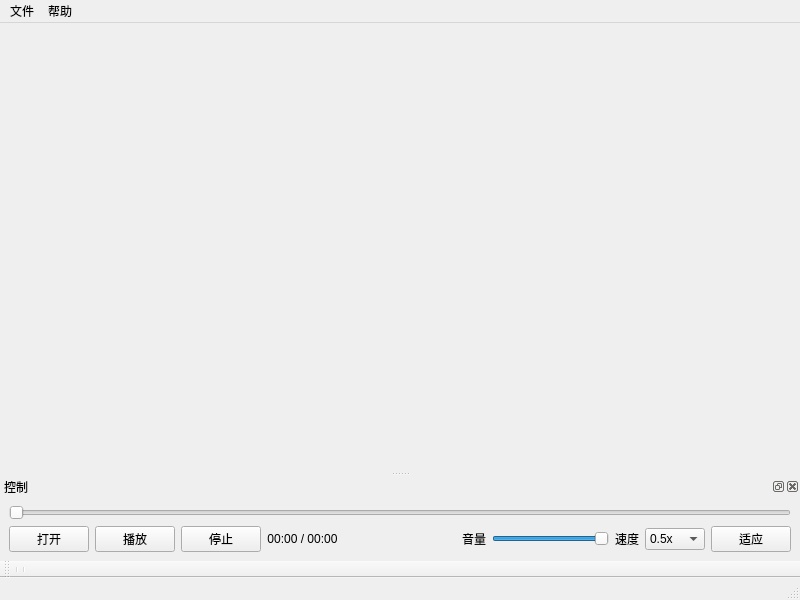
<?xml version="1.0" encoding="UTF-8"?>
<ui version="4.0">
 <class>MainWindow</class>
 <widget class="QMainWindow" name="MainWindow">
  <property name="geometry">
   <rect>
    <x>0</x>
    <y>0</y>
    <width>800</width>
    <height>600</height>
   </rect>
  </property>
  <property name="windowTitle">
   <string>YXVodPlayer</string>
  </property>
  <widget class="QWidget" name="centralwidget"/>
  <widget class="QMenuBar" name="menubar">
   <property name="geometry">
    <rect>
     <x>0</x>
     <y>0</y>
     <width>800</width>
     <height>24</height>
    </rect>
   </property>
   <widget class="QMenu" name="menuFile">
    <property name="title">
     <string>文件</string>
    </property>
    <addaction name="actionOpen"/>
    <addaction name="separator"/>
    <addaction name="actionQuit"/>
   </widget>
   <widget class="QMenu" name="menuHelp">
    <property name="title">
     <string>帮助</string>
    </property>
    <addaction name="actionAbout"/>
   </widget>
   <addaction name="menuFile"/>
   <addaction name="menuHelp"/>
  </widget>
  <widget class="QStatusBar" name="statusbar"/>
  <widget class="QToolBar" name="toolBar">
   <property name="windowTitle">
    <string>toolBar</string>
   </property>
   <attribute name="toolBarArea">
    <enum>BottomToolBarArea</enum>
   </attribute>
   <attribute name="toolBarBreak">
    <bool>false</bool>
   </attribute>
   <addaction name="separator"/>
   <addaction name="separator"/>
  </widget>
  <widget class="QDockWidget" name="controlDock">
   <property name="windowTitle">
    <string>控制</string>
   </property>
   <attribute name="dockWidgetArea">
    <number>8</number>
   </attribute>
   <widget class="QWidget" name="dockWidgetContents">
    <layout class="QVBoxLayout" name="verticalLayout">
     <item>
      <widget class="QSlider" name="seekSlider">
       <property name="maximum">
        <number>1000</number>
       </property>
       <property name="orientation">
        <enum>Qt::Horizontal</enum>
       </property>
      </widget>
     </item>
     <item>
      <layout class="QHBoxLayout" name="horizontalLayout">
       <item>
        <widget class="QPushButton" name="openButton">
         <property name="text">
          <string>打开</string>
         </property>
        </widget>
       </item>
       <item>
        <widget class="QPushButton" name="playPauseButton">
         <property name="text">
          <string>播放</string>
         </property>
        </widget>
       </item>
       <item>
        <widget class="QPushButton" name="stopButton">
         <property name="text">
          <string>停止</string>
         </property>
        </widget>
       </item>
       <item>
        <widget class="QLabel" name="timeLabel">
         <property name="text">
          <string>00:00 / 00:00</string>
         </property>
         <property name="minimumWidth">
          <number>120</number>
         </property>
         <property name="alignment">
          <set>Qt::AlignCenter</set>
         </property>
        </widget>
       </item>
       <item>
        <spacer name="horizontalSpacer">
         <property name="orientation">
          <enum>Qt::Horizontal</enum>
         </property>
         <property name="sizeHint" stdset="0">
          <size>
           <width>40</width>
           <height>20</height>
          </size>
         </property>
        </spacer>
       </item>
       <item>
        <widget class="QLabel" name="volumeLabel">
         <property name="text">
          <string>音量</string>
         </property>
        </widget>
       </item>
       <item>
        <widget class="QSlider" name="volumeSlider">
         <property name="maximum">
          <number>100</number>
         </property>
         <property name="value">
          <number>100</number>
         </property>
         <property name="orientation">
          <enum>Qt::Horizontal</enum>
         </property>
        </widget>
       </item>
       <item>
        <widget class="QLabel" name="speedLabel">
         <property name="text">
          <string>速度</string>
         </property>
        </widget>
       </item>
       <item>
        <widget class="QComboBox" name="speedComboBox">
         <property name="minimumWidth">
          <number>70</number>
         </property>
         <item>
          <property name="text">
           <string>0.5x</string>
          </property>
         </item>
         <item>
          <property name="text">
           <string>0.75x</string>
          </property>
         </item>
         <item>
          <property name="text">
           <string>1.0x</string>
          </property>
         </item>
         <item>
          <property name="text">
           <string>1.25x</string>
          </property>
         </item>
         <item>
          <property name="text">
           <string>1.5x</string>
          </property>
         </item>
         <item>
          <property name="text">
           <string>2.0x</string>
          </property>
         </item>
        </widget>
       </item>
       <item>
        <widget class="QPushButton" name="aspectRatioButton">
         <property name="text">
          <string>适应</string>
         </property>
         <property name="minimumWidth">
          <number>60</number>
         </property>
         <property name="toolTip">
          <string>切换视频显示模式（适应/填充）</string>
         </property>
        </widget>
       </item>
      </layout>
     </item>
    </layout>
   </widget>
  </widget>
  <action name="actionOpen">
   <property name="text">
    <string>打开文件...</string>
   </property>
   <property name="shortcut">
    <string>Ctrl+O</string>
   </property>
  </action>
  <action name="actionQuit">
   <property name="text">
    <string>退出</string>
   </property>
   <property name="shortcut">
    <string>Ctrl+Q</string>
   </property>
  </action>
  <action name="actionAbout">
   <property name="text">
    <string>关于</string>
   </property>
  </action>
 </widget>
 <resources/>
 <connections>
  <connection>
   <sender>actionQuit</sender>
   <signal>triggered()</signal>
   <receiver>MainWindow</receiver>
   <slot>close()</slot>
   <hints>
    <hint type="sourcelabel">
     <x>-1</x>
     <y>-1</y>
    </hint>
    <hint type="destinationlabel">
     <x>399</x>
     <y>299</y>
    </hint>
   </hints>
  </connection>
  <connection>
   <sender>actionOpen</sender>
   <signal>triggered()</signal>
   <receiver>openButton</receiver>
   <slot>click()</slot>
   <hints>
    <hint type="sourcelabel">
     <x>-1</x>
     <y>-1</y>
    </hint>
    <hint type="destinationlabel">
     <x>57</x>
     <y>584</y>
    </hint>
   </hints>
  </connection>
 </connections>
</ui>
